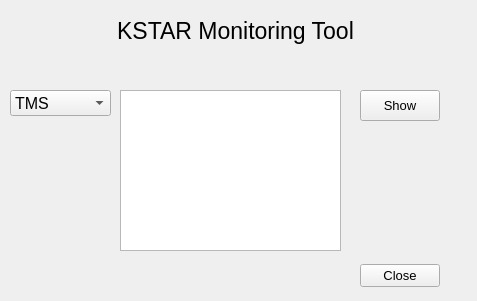
<ui version="4.0" >
 <class>Form</class>
 <widget class="QWidget" name="Form" >
  <property name="geometry" >
   <rect>
    <x>0</x>
    <y>0</y>
    <width>477</width>
    <height>301</height>
   </rect>
  </property>
  <property name="windowTitle" >
   <string>Form</string>
  </property>
  <widget class="QLabel" name="label" >
   <property name="geometry" >
    <rect>
     <x>110</x>
     <y>10</y>
     <width>251</width>
     <height>41</height>
    </rect>
   </property>
   <property name="font" >
    <font>
     <pointsize>17</pointsize>
    </font>
   </property>
   <property name="text" >
    <string>KSTAR Monitoring Tool</string>
   </property>
   <property name="alignment" >
    <set>Qt::AlignCenter</set>
   </property>
  </widget>
  <widget class="QComboBox" name="systemCB" >
   <property name="geometry" >
    <rect>
     <x>10</x>
     <y>90</y>
     <width>101</width>
     <height>26</height>
    </rect>
   </property>
   <property name="font" >
    <font>
     <pointsize>12</pointsize>
    </font>
   </property>
   <item>
    <property name="text" >
     <string>TMS</string>
    </property>
   </item>
   <item>
    <property name="text" >
     <string>VMS</string>
    </property>
   </item>
   <item>
    <property name="text" >
     <string>HDS</string>
    </property>
   </item>
   <item>
    <property name="text" >
     <string>ECH</string>
    </property>
   </item>
   <item>
    <property name="text" >
     <string>NBI</string>
    </property>
   </item>
   <item>
    <property name="text" >
     <string>Fuel</string>
    </property>
   </item>
   <item>
    <property name="text" >
     <string>SCS</string>
    </property>
   </item>
   <item>
    <property name="text" >
     <string>ICRH</string>
    </property>
   </item>
   <item>
    <property name="text" >
     <string>GCDS</string>
    </property>
   </item>
  </widget>
  <widget class="QDialogButtonBox" name="closeBT" >
   <property name="geometry" >
    <rect>
     <x>360</x>
     <y>260</y>
     <width>81</width>
     <height>32</height>
    </rect>
   </property>
   <property name="font" >
    <font>
     <pointsize>10</pointsize>
     <weight>50</weight>
     <bold>false</bold>
    </font>
   </property>
   <property name="layoutDirection" >
    <enum>Qt::RightToLeft</enum>
   </property>
   <property name="standardButtons" >
    <set>QDialogButtonBox::Close</set>
   </property>
  </widget>
  <widget class="QPushButton" name="showPagePB" >
   <property name="geometry" >
    <rect>
     <x>360</x>
     <y>90</y>
     <width>80</width>
     <height>31</height>
    </rect>
   </property>
   <property name="font" >
    <font>
     <pointsize>10</pointsize>
     <weight>50</weight>
     <bold>false</bold>
    </font>
   </property>
   <property name="text" >
    <string>Show</string>
   </property>
  </widget>
  <widget class="QListView" name="pagesLV" >
   <property name="geometry" >
    <rect>
     <x>120</x>
     <y>90</y>
     <width>221</width>
     <height>161</height>
    </rect>
   </property>
   <property name="font" >
    <font>
     <pointsize>12</pointsize>
    </font>
   </property>
   <property name="selectionBehavior" >
    <enum>QAbstractItemView::SelectColumns</enum>
   </property>
  </widget>
 </widget>
 <resources/>
 <connections/>
</ui>
